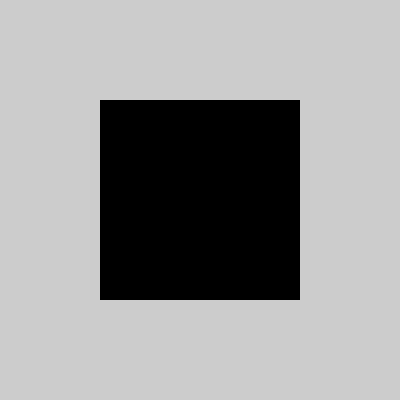
Frame 1 (no input)
Frame 60 (the mouse pressed at the canvas centre just before this capture): identical to frame 1, image omitted
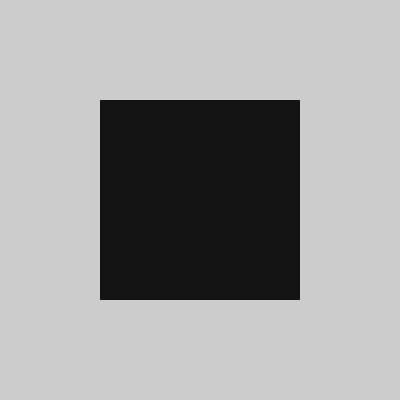
Frame 120 (the mouse held since frame 60 and released just before this capture)

The Processing sketch that drew these frames (run headless with seeded random() and noise(); from frame 60 on, the mouse is pressed at the canvas centre):

// Processing sketch: sketch_06_001
// ── sketch_06_001.pde
int gray = 0;

void setup() {
  size(400, 400);
  rectMode(CENTER);
  noStroke();
}

void draw() {
  fill(gray);
  if ( gray > 255) {
    gray = 0;
  }
  rect(width/2, height/2, 200, 200);
}

void mousePressed() {
  gray += 20;
}
